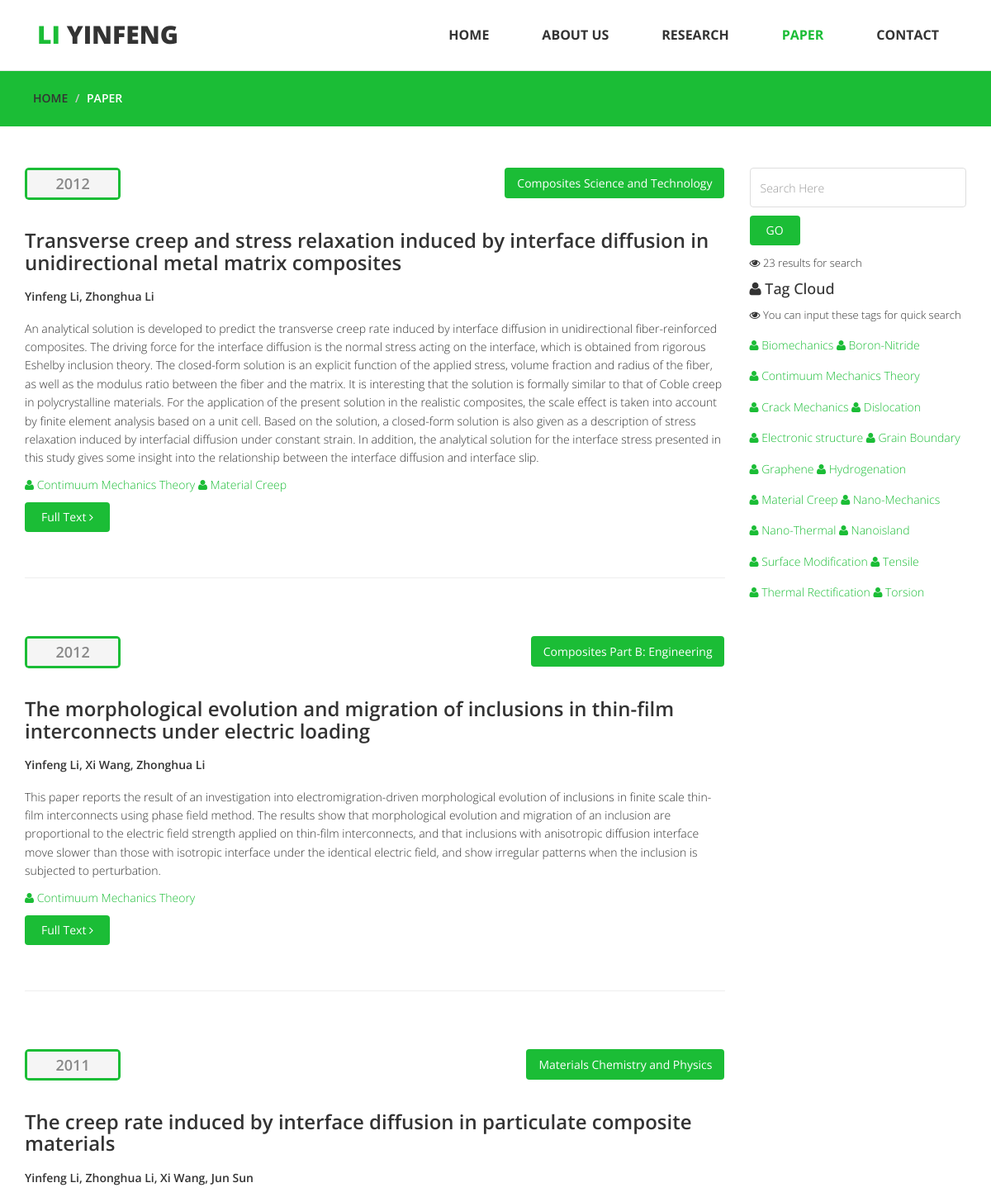
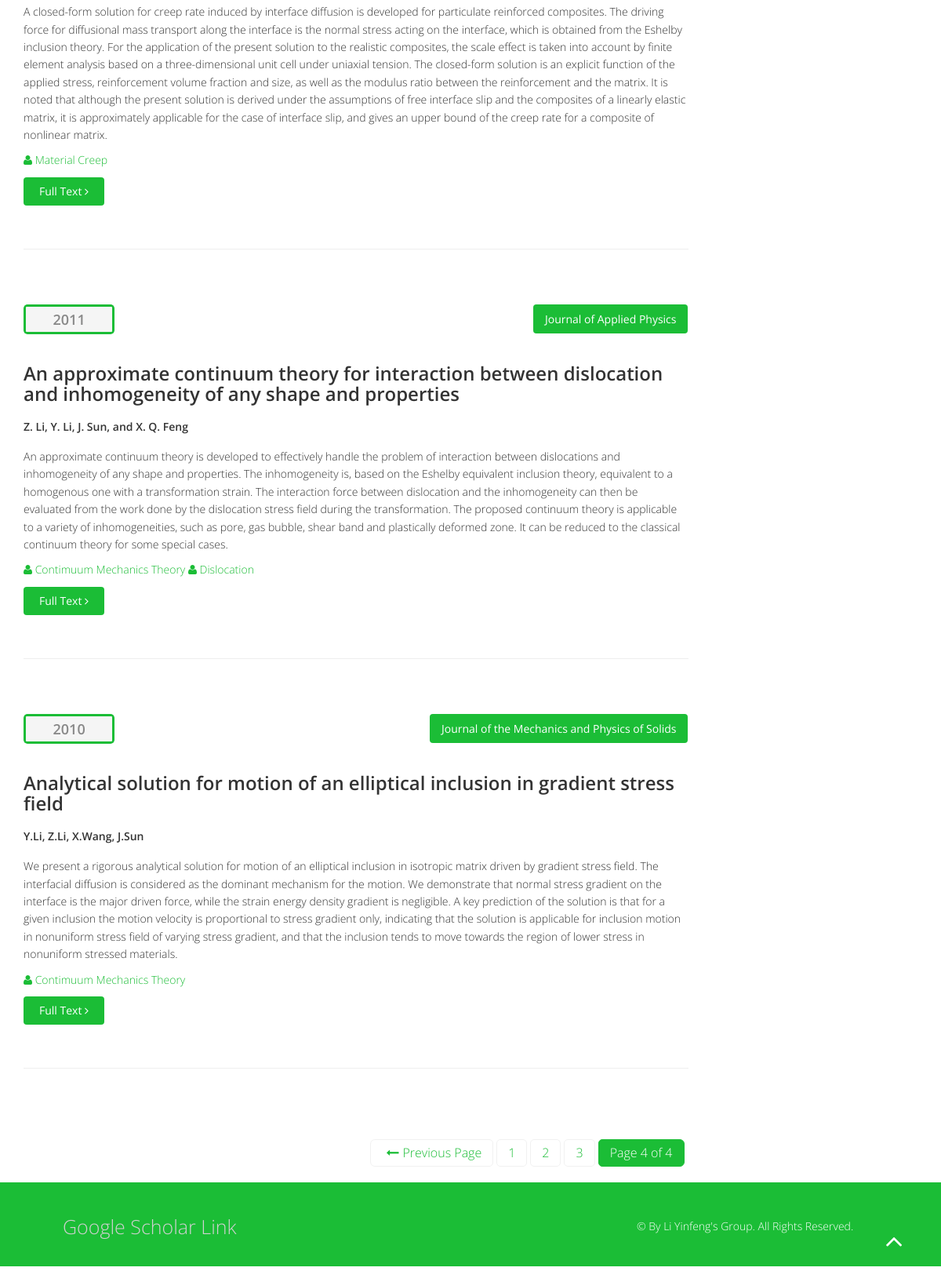
Page /base/blog.html/?page=4 on the committed database (2 pictures, top to bottom).
### base/models.py (models this page shows, shortened)
@python_2_unicode_compatible
class Article(models.Model):
    column = models.ManyToManyField(Column, blank=True, null=True, verbose_name = 'belong to')
    title = models.CharField(max_length=256)
    author = models.CharField(max_length=256)
    abstract = models.TextField('abstract')
    publishment = models.CharField(max_length=256)
    upload_date = models.DateTimeField(auto_now_add=True, editable=True)
    articleurl = models.CharField(max_length=256)
    publish_year = models.IntegerField()
    class Meta:
        verbose_name = 'article'
        verbose_name_plural = 'article'
    objects = ArticleManager()

@python_2_unicode_compatible
class Column(models.Model):
    name = models.CharField('column_name', max_length=256)
    intro = models.TextField('introduction', default='')
    class Meta:
        verbose_name = 'column'
        verbose_name_plural = 'column'
        ordering = ['name']

### base/views.py (the view, shortened to what this page needs)
def blog(request):
    article_column = Column.objects.all()
    keyword = request.POST.get('searchWords')
    allArticle = Article.objects.query_by_time()
    SearchResult = []
    if keyword == None:
        SearchResult = allArticle
    if len(SearchResult) == 0:
        SearchStatus = "Error"
    else:
        SearchStatus = "Success"
    ResultAmount = len(SearchResult)
    paginator = Paginator(SearchResult, 6)  # Show n articles per page
    page = request.GET.get('page')
    try:
        contacts = paginator.page(page)
    except PageNotAnInteger:
        contacts = paginator.page(1)
    except EmptyPage:
        contacts = paginator.page(paginator.num_pages)
    return render(request, 'blog.html', {"keyword": keyword,
                                                "Contacts": contacts,
                                                "SearchStatus": SearchStatus,
                                                "ResultAmount": ResultAmount,
                                         "article_column":article_column})

### base/models.py (called while the page is built)
    def query_by_time(self):
        query = self.get_queryset().order_by('-publish_year')
        return query

### templates/blog.html (shortened to what this page needs)
<!DOCTYPE html>
<html lang="en">
  <head>
    {% load staticfiles %}
    <link href="{% static "css/bootstrap.min.css" %}" rel="stylesheet">
	<link rel="stylesheet" href="{% static "css/font-awesome.min.css" %}">
	<link rel="stylesheet" href="{% static "css/animate.css" %}">
	<link href="{% static "css/prettyPhoto.css" %}" rel="stylesheet">
	<link href="{% static "css/style.css" %}" rel="stylesheet" />
  </head>
  <body>
	<header>
		<nav class="navbar navbar-default navbar-fixed-top" role="navigation">
			<div class="navigation">
				<div class="container">
					<div class="navbar-header">
						<div class="navbar-brand">
							<a href="/base/index.html"><h1><span>Li </span>Yinfeng</h1></a>
						</div>
					</div>
					<div class="navbar-collapse collapse">
						<div class="menu">
							<ul class="nav nav-tabs" role="tablist">
								<li role="presentation"><a href="/base/index.html">Home</a></li>
								<li role="presentation"><a href="/base/about.html">About Us</a></li>
								<li role="presentation"><a href="/base/services.html">Research</a></li>
								<li role="presentation"><a href="/base/blog.html"  class="active">Paper</a></li>
								<li role="presentation"><a href="/base/contact.html">Contact</a></li>
							</ul>
						</div>
					</div>
				</div>
			</div>
		</nav>
	</header>
	<div id="breadcrumb">
		<div class="container">
			<div class="breadcrumb">
				<li><a href="/base/index.html">Home</a></li>
				<li>Paper</li>
			</div>
		</div>
	</div>
	<section id="blog" class="container">
        <div class="blog">
            <div class="row">
                 <div class="col-md-9">
                     {% if SearchStatus == "Success" %}
                     {% for article in Contacts %}
                     <div class="blog-item">
                        <div class="row">
                            <div class="col-xs-12 col-sm-2">
                                <div class="entry-meta">
                                    <span id="publish_date">{{ article.publish_year }}</span>
                                </div>
                            </div>
                            <div class="col-xs-12 col-sm-10 blog-content">
                                <ul class="tag-cloud">
                                    <li><a class="btn btn-xs btn-primary">{{ article.publishment}}</a></li>
                                </ul>
                            </div>
                            <div class="col-xs-12  blog-content">
                                <h4>{{ article.title }}</h4>
                                <h5>{{ article.author}}</h5>
                                <p>{{ article.abstract}}</p>
                                <p>
                                    {% for column in article.column.all %}
                                    <span id="column"><i class="fa fa-user"></i> {{ column.name }} </span>
                                {% endfor %}
                                </p>
                                <p><a href="{{ article.articleurl }}" target="_blank" class="btn btn-primary readmore" >Full Text <i class="fa fa-angle-right"></i></a></p>
                            </div>
                        </div>
                    <hr>
                    </div>
                     {% endfor %}
                     <ul class="pagination pagination-lg">
                         {% if Contacts.has_previous %}
                             <li><a href="?page={{ Contacts.previous_page_number }}"><i class="fa fa-long-arrow-left"></i>Previous Page</a></li>
                         {% endif %}
                         {% for page in Contacts.paginator.page_range %}
                             {% if page == Contacts.number %}
                                 <li class="active"><a>Page {{ Contacts.number }} of {{ Contacts.paginator.num_pages }}</a></li>
                             {% else %}
                                 <li><a href="?page={{ page }}">{{ page }}</a></li>
                             {% endif %}
                         {% endfor %}
                     </ul>
                     {% endif %}
                </div>
                <div class="col-md-3">
                    <div class="widget search">
                        <form role="form" method="POST">
                            <input type="text" name="searchWords" class="form-control search_box" autocomplete="off" placeholder="Search Here" value="">
                            <input type="submit" class="btn btn-primary subbotton" value="GO"/>
                        </form>
                        <p><i class="fa fa-eye"></i> {{ ResultAmount }} results for search</p>
                        <h4><i class="fa fa-user"></i> Tag Cloud</h4>
                        <p><i class="fa fa-eye"></i> You can input these tags for quick search</p>
                        <ul class="tag-cloud">
                            {% for column in article_column %}
                            <li id="column"><i class="fa fa-user"></i> {{ column.name }} </li>
                            {% endfor %}
                        </ul>
                    </div>
    			</div>
            </div>
        </div>
    </section>
	<footer>
		<div class="footer">
			<div class="container">
				<div class="social-icon">
					<div class="col-md-4">
						<ul class="social-network">
							<li><a href="http://scholar.google.com.hk/citations?user=6oT9fW8AAAAJ&hl=zh-CN" class="gplus tool-tip" title="Google Plus">Google Scholar Link</a></li>
						</ul>
					</div>
				</div>
				<div class="col-md-4 col-md-offset-4">
					<div class="copyright">
                        &copy; By Li Yinfeng's Group. All Rights Reserved.
					</div>
				</div>
			</div>
			<div class="pull-right">
				<a href="#home" class="scrollup"><i class="fa fa-angle-up fa-3x"></i></a>
			</div>
		</div>
	</footer>
  </body>
</html>

### static/css/style.css (style rules this page uses)
body { font-family:'Open Sans', Arial, sans-serif; font-size:14px; font-weight:300; line-height:1.6em; color:#fff; background-color:#fff; overflow-x:hidden; }
hi,h2,h3,h4,h5,h6 { color:#333; line-height:1.1em; }
p { color:#333; font-size:13px; }
a { text-decoration:none; transition: all 0.1s ease-in-out; -moz-transition: all 0.1s ease-in-out; -webkit-transition: all 0.1s ease-in-out; -o-transition: all 0.1s ease-in-out; outline: none; color:#333; }
.btn-primary { padding: 8px 20px; background: #1BBD36; color: #fff; border-radius: 4px; border:none; margin-top: 0px; }
#breadcrumb { background-color: #1BBD36; margin-top: -20px; }
.breadcrumb { list-style: none; background-color: #1BBD36; border-radius: 0px; padding:3px 10px; }
.breadcrumb li { text-transform:uppercase; margin-top:125px; font-weight:600; }
.navigation { background-color:#fff; padding:0; }
.navbar-brand h1 { margin-top:5px; padding-top:5px; float: left; font-size: 30px; color:#333; text-transform:uppercase; font-weight:900; }
.navbar-brand h1 span { color: #1BBD36; }
.menu { font-size:12px; float:right; text-transform:uppercase; font-weight:700; }
.menu ul.nav-tabs li { color:#000; }
.nav-tabs { border-bottom: 0; }
.nav-tabs > li { float: left; margin-bottom: 0; }
.nav-tabs > li > a { font-size:16px; border-radius:0; color:#333; padding:30px; }
.nav-tabs > li > a.active { color: #1BBD36; border-radius:0; transition: all 0.3s ease-in-out; -moz-transition: all 0.3s ease-in-out; -webkit-transition: all 0.3s ease-in-out; -o-transition: all 0.3s ease-in-out; }
.footer { background:#1BBD36; padding:15px 22px; }
ul.social-network { list-style:none; margin-top:20px; padding:10px; transition: all 0.3s ease-in-out; -moz-transition: all 0.3s ease-in-out; -webkit-transition: all 0.3s ease-in-out; -o-transition: all 0.3s ease-in-out; }
ul.social-network li { display:inline; margin: 0 18px; font-size:25px; }
ul.social-network li a { color:#d0d0d0; }
.copyright { margin-top:30px; }
#blog { margin-top:50px; }
#blog ul { float: right; }
.widget { margin-bottom: 10px; padding-left: 0; }
.blog-item { border-radius: 0; overflow: hidden; margin-bottom: 50px; }
.blog .blog-item .blog-content { padding-bottom: 25px; }
.readmore { margin-top: 0; }
.subbotton { margin-top: 10px; }
.blog .blog-item .blog-content h4 { margin-bottom: 20px; font-weight: 600; font-size: 24px; }
.blog .blog-item .blog-content h5 { margin-bottom: 20px; font-weight: 600; }
.blog .blog-item .blog-content p { font-size: 14px; }
.blog .blog-item .entry-meta { border-radius: 5px; overflow: hidden; }
.blog .blog-item .entry-meta > span { background: #f5f5f5; border-top: 1px solid #fff; display: block; font-size: 18px; font-weight: 600; overflow: hidden; padding: 5px; text-align: left; }
#publish_date { background: #f5f5f5; border: 3px solid #1BBD36; border-radius: 4px; color: #888; padding: 5px 0; text-align: center; }
#column { font-size: 14px; background: #fff; color: #1BBD36; padding: 5px 0; text-align: center; margin-bottom: 5px; }
.blog .blog-item .entry-meta > span { color: #ccc; }
ul.pagination > li > a { border: 1px solid #F1F1F1; margin-right:5px; border-radius: 5px; font-size: 16px; padding: 5px 14px; color:#1BBD36; }
ul.pagination > li > a i { margin-left:5px; margin-right:5px; }
ul.pagination > li.active > a, ul.pagination > li:hover > a { background-color: #1BBD36 !important; border-color: #1BBD36 !important; color: #fff; }
.search_box { background-image: url("../images/search_icon.png"); background-position: 314px 15px; background-repeat: no-repeat; border-color: #DEDEDE; height: 48px; outline: medium none; box-shadow: none; }
ul.tag-cloud, ul.sidebar-gallery { list-style: none; padding: 0; margin: 0; }
.tag-cloud li { display: inline-block; margin-bottom: 3px; }
.tag-cloud li a { font-size: 14px; background: #1BBD36; color: #fff; border: 0; border-radius: 4px; padding: 8px 15px; }
a.scrollup { color:#fff; height:40px; width:40px; font-size:12px; line-height:30px; text-align:center; text-decoration:none; position:fixed; bottom:30px; right:40px; opacity:0,5; border-radius:50%; z-index:999; }

### rows in the picture
Article: publish_year "2012", publishment "Composites Science and Technology", title "Transverse creep and stress relaxation induced by interface diffusion in unidirectional metal matrix composites", author "Yinfeng Li, Zhonghua Li", abstract "An analytical solution is developed to predict the transverse creep rate induced by interface diffusion in unidirectional fiber-reinforced composites. The driving force for the interface diffusion is the normal stress acting on the interface, which is obtained from rigorous Eshelby inclusion theory. The closed-form solution is an explicit function of the applied stress, volume fraction and radius of the fiber, as well as the modulus ratio between the fiber and the matrix. It is interesting that the solution is formally similar to that of Coble creep in polycrystalline materials. For the application of the present solution in the realistic composites, the scale effect is taken into account…"
Column: name "Contimuum Mechanics Theory"
Column: name "Material Creep"
Article: publish_year "2012", publishment "Composites Part B: Engineering", title "The morphological evolution and migration of inclusions in thin-film interconnects under electric loading", author "Yinfeng Li, Xi Wang, Zhonghua Li", abstract "This paper reports the result of an investigation into electromigration-driven morphological evolution of inclusions in finite scale thin-film interconnects using phase field method. The results show that morphological evolution and migration of an inclusion are proportional to the electric field strength applied on thin-film interconnects, and that inclusions with anisotropic diffusion interface move slower than those with isotropic interface under the identical electric field, and show irregular patterns when the inclusion is subjected to perturbation."
Article: publish_year "2011", publishment "Materials Chemistry and Physics", title "The creep rate induced by interface diffusion in particulate composite materials", author "Yinfeng Li, Zhonghua Li, Xi Wang, Jun Sun", abstract "A closed-form solution for creep rate induced by interface diffusion is developed for particulate reinforced composites. The driving force for diffusional mass transport along the interface is the normal stress acting on the interface, which is obtained from the Eshelby inclusion theory. For the application of the present solution to the realistic composites, the scale effect is taken into account by finite element analysis based on a three-dimensional unit cell under uniaxial tension. The closed-form solution is an explicit function of the applied stress, reinforcement volume fraction and size, as well as the modulus ratio between the reinforcement and the matrix. It is noted that although…"
Article: publish_year "2011", publishment "Journal of Applied Physics", title "An approximate continuum theory for interaction between dislocation and inhomogeneity of any shape and properties", author "Z. Li, Y. Li, J. Sun, and X. Q. Feng", abstract "An approximate continuum theory is developed to effectively handle the problem of interaction between dislocations and inhomogeneity of any shape and properties. The inhomogeneity is, based on the Eshelby equivalent inclusion theory, equivalent to a homogenous one with a transformation strain. The interaction force between dislocation and the inhomogeneity can then be evaluated from the work done by the dislocation stress field during the transformation. The proposed continuum theory is applicable to a variety of inhomogeneities, such as pore, gas bubble, shear band and plastically deformed zone. It can be reduced to the classical continuum theory for some special cases."
Column: name "Dislocation"
Article: publish_year "2010", publishment "Journal of the Mechanics and Physics of Solids", title "Analytical solution for motion of an elliptical inclusion in gradient stress field", author "Y.Li, Z.Li, X.Wang, J.Sun", abstract "We present a rigorous analytical solution for motion of an elliptical inclusion in isotropic matrix driven by gradient stress field. The interfacial diffusion is considered as the dominant mechanism for the motion. We demonstrate that normal stress gradient on the interface is the major driven force, while the strain energy density gradient is negligible. A key prediction of the solution is that for a given inclusion the motion velocity is proportional to stress gradient only, indicating that the solution is applicable for inclusion motion in nonuniform stress field of varying stress gradient, and that the inclusion tends to move towards the region of lower stress in nonuniform stressed…"
Column: name "Biomechanics"
Column: name "Boron-Nitride"
Column: name "Crack Mechanics"
Column: name "Electronic structure"
Column: name "Grain Boundary"
Column: name "Graphene"
Column: name "Hydrogenation"
Column: name "Nano-Mechanics"
Column: name "Nano-Thermal"
Column: name "Nanoisland"
Column: name "Surface Modification"
Column: name "Tensile"
Column: name "Thermal Rectification"
Column: name "Torsion"

### other values in the picture
{{ page }} "1" "2" "3"
{{ Contacts.number }} "4"
{{ Contacts.paginator.num_pages }} "4"
{{ ResultAmount }} "23"
